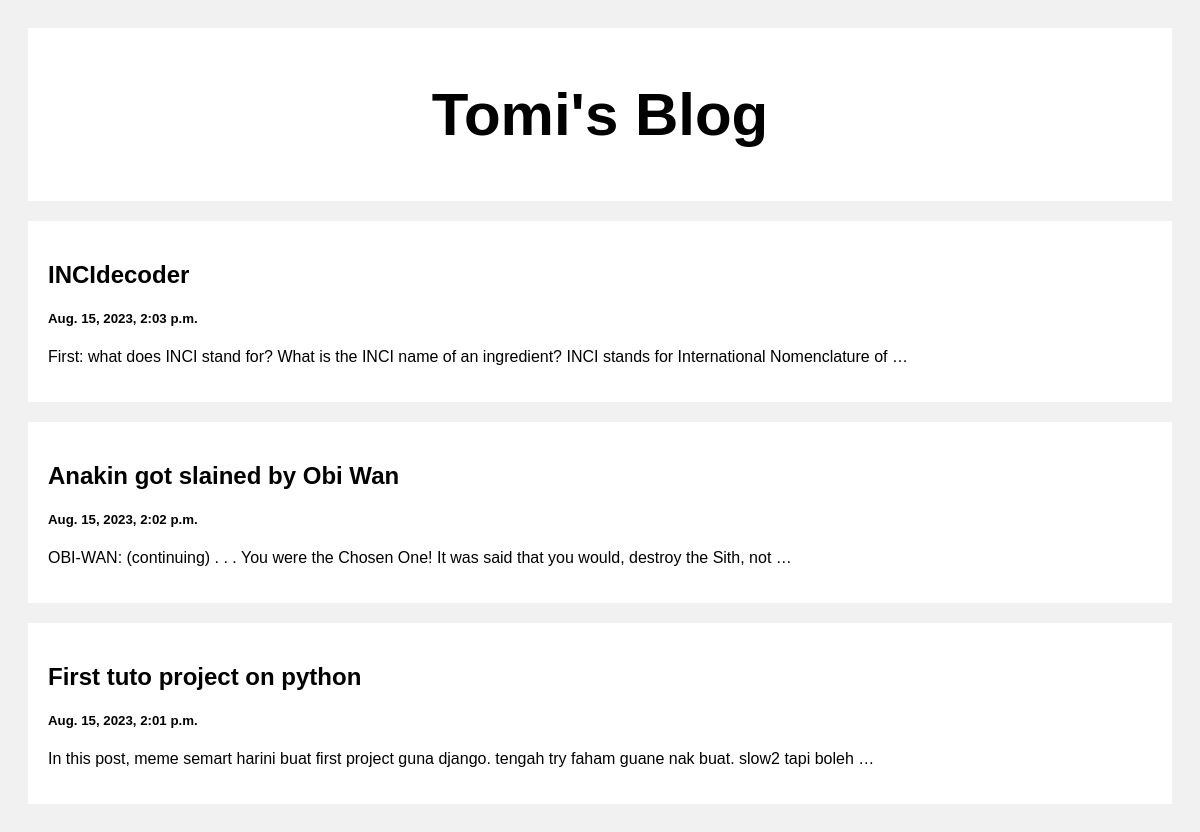
The page / on the database its author committed.
### posts/models.py (models this page shows)
class Post(models.Model):
    title = models.CharField(max_length=100)
    body = models.CharField(max_length=1000000)
    created_at = models.DateTimeField(default=datetime.now, blank=True)

### posts/views.py (the view)
# urls.py: path('', views.index, name='index'),
def index(request):
    posts = Post.objects.all()
    return render(request, 'index.html', {'posts': posts})

### templates/index.html (shortened to what this page needs)
<!DOCTYPE html>
<html>
<head>
</head>
<body>
<div class="header">
  <h2>Tomi's Blog</h2>
</div>
<div class="row">
  <div class="leftcolumn">
    {% for post in posts reversed %}
    <div class="card">
      <a style="text-decoration: none; color: black;" href="post/{{post.id}}">
        <h2>{{post.title}}</h2>
        <h5>{{post.created_at}}</h5>
        <p>{{post.body|truncatewords:20}}</p>
      </a>
    </div>
    {% endfor %}
  </div>
</div>
</body>
</html>

### templates/index.html (style rules this page uses)
* { box-sizing: border-box; }
body { font-family: Arial; padding: 20px; background: #f1f1f1; }
.header { padding: 2px; font-size: 40px; text-align: center; background: white; }
.leftcolumn { float: left; width: 100%; }
.card { background-color: white; padding: 20px; margin-top: 20px; }
.row:after { content: ""; display: table; clear: both; }

### rows shown on the page
Post: title "INCIdecoder", created_at "Aug. 15, 2023, 2:03 p.m.", body "First: what does INCI stand for? What is the INCI name of an ingredient? INCI stands for International Nomenclature of …"
Post: title "Anakin got slained by Obi Wan", created_at "Aug. 15, 2023, 2:02 p.m.", body "OBI-WAN: (continuing) . . . You were the Chosen One! It was said that you would, destroy the Sith, not …"
Post: title "First tuto project on python", created_at "Aug. 15, 2023, 2:01 p.m.", body "In this post, meme semart harini buat first project guna django. tengah try faham guane nak buat. slow2 tapi boleh …"
